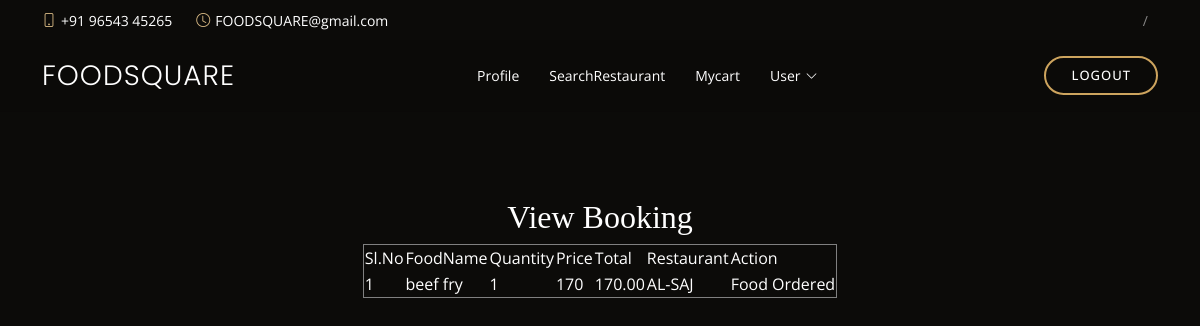
/User/Viewbooking/ (signed in), run on the app's committed database.
### User/models.py (models this page shows)
class tbl_cart(models.Model):
    cart_qty=models.CharField(max_length=50,default=1)
    cart_status = models.IntegerField(default="0")
    food = models.ForeignKey(tbl_food, on_delete=models.CASCADE)
    booking = models.ForeignKey(tbl_booking, on_delete=models.CASCADE)

class tbl_booking(models.Model):
    booking_amount=models.CharField(max_length=50)
    booking_datetime=models.DateTimeField(auto_now_add=True)
    booking_status = models.IntegerField(default="0")
    user = models.ForeignKey(tbl_user, on_delete=models.CASCADE)
    delivery = models.ForeignKey(tbl_deliveryboy, on_delete=models.CASCADE, null=True)

### Restaurant/models.py (models this page shows)
class tbl_food(models.Model):
    food_name=models.CharField(max_length=50)
    foodtype=models.ForeignKey(tbl_foodtype,on_delete=models.CASCADE,null=True)
    category=models.ForeignKey(tbl_category,on_delete=models.CASCADE,null=True)
    rest=models.ForeignKey(tbl_restaurant,on_delete=models.CASCADE,null=True)
    food_photo=models.FileField(upload_to='Assets/FoodImage/')
    food_price=models.CharField(max_length=50)

### Guest/models.py (models this page shows)
class tbl_restaurant(models.Model):
    rest_name=models.CharField(max_length=50)
    rest_contact=models.CharField(max_length=50)
    rest_email=models.CharField(max_length=50)
    rest_password=models.CharField(max_length=50)
    place = models.ForeignKey(tbl_place, on_delete=models.CASCADE)
    rest_photo = models.FileField(upload_to='Assets/ResturantPhoto/')
    rest_proof = models.FileField(upload_to='Assets/ResturantProof/')
    rest_status = models.IntegerField(default="0")

### User/views.py (the view)
# urls.py: path('Viewbooking/', views.Viewbooking, name='Viewbooking'),
def Viewbooking(request):
    customerdata=tbl_user.objects.get(id=request.session["uid"])
    booking=tbl_booking.objects.filter(user=customerdata,booking_status__gte=2)
    for cdata in booking:
        cartdata=tbl_cart.objects.filter(booking=cdata)
    return render(request,"User/ViewBooking.html",{'data':cartdata})

### User/templates/User/ViewBooking.html (shortened to what this page needs)
{% extends 'User/Head.html' %}
{% block content %}
{% load static %}
<!DOCTYPE html>
<html lang="en">
<head>
</head>
<body>
<form action="" method="post">
    <br><br>
    <h2 align="center">View Booking</h2>
<table border="1" align="center">
    <tr>
        <td>Sl.No</td>
        <td>FoodName</td>
        <td>Quantity</td>
        <td>Price</td>
        <td>Total</td>
        <td>Restaurant</td>
        <td>Action</td>
    </tr>
    {% for i in data %}
    <tr>
        <td>{{forloop.counter}}</td>
        <td>{{i.food.food_name}}</td>
        <td>{{i.cart_qty}}</td>
        <td>{{i.food.food_price }}</td>
        <td>{{i.booking.booking_amount}}</td>
        <td>{{i.food.rest.rest_name}}</td>
        <td>{% if  i.booking.booking_status == 3 %}
            Food Ordered
            {% endif %}
        </td>
    </tr>
    {% endfor %}
</form>
</body>
</html>
{% endblock content %}

### Guest/static/Main/assets/css/style.css (style rules this page uses)
body { font-family: "Open Sans", sans-serif; background: #0c0b09; color: #fff; }
h1, h2, h3, h4, h5, h6 { font-family: "Playfair Display", serif; }

### data on the page
tbl_cart: food.food_name "beef fry", cart_qty "1", food.food_price "170", booking.booking_amount "170.00", food.rest.rest_name "AL-SAJ", shows "Food Ordered"
